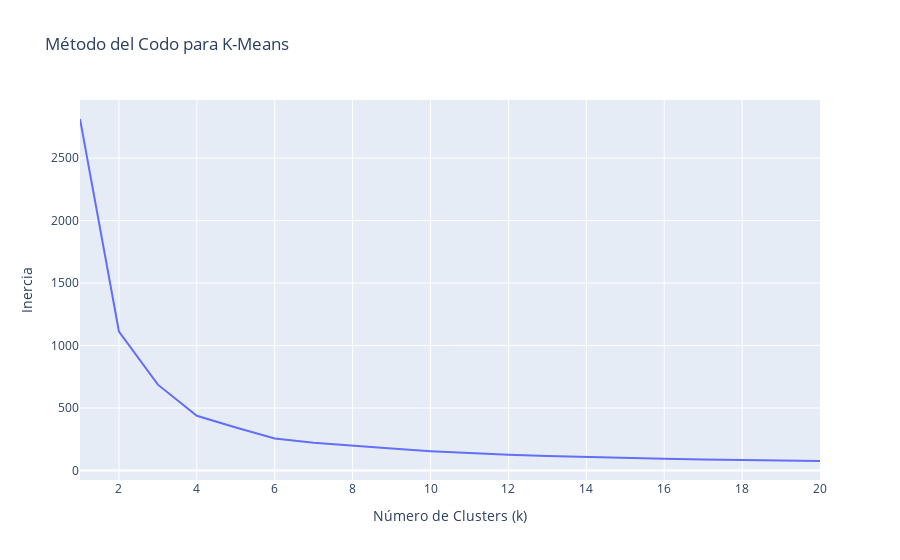

Notebook source saved alongside this figure:
### Markdown cell above
**Respuesta:**

### Code cell
from sklearn.cluster import KMeans
from sklearn.pipeline import Pipeline
import plotly.express as px

# Función para calcular la inercia (suma de las distancias al cuadrado) de K-Means para un rango de k
def calculate_inertia(X, k_range):
    inertias = []
    for k in k_range:
        kmeans = KMeans(n_clusters=k, random_state=0)
        kmeans.fit(X)
        inertias.append(kmeans.inertia_)
    return inertias

# Rango de valores de k que vamos a probar
k_range = range(1, 21)

# Crear un nuevo pipeline para K-Means
kmeans_pipeline = Pipeline([
    ('custom_features', FunctionTransformer(func=custom_features, validate=False)),  # Mantén la transformación custom_features
    ('select_numeric', FunctionTransformer(func=select_numeric_features, validate=False)),  # Selecciona solo las columnas numéricas
    ('minmax_scaler', MinMax()),  # Aplica MinMaxScaler a las columnas numéricas
    ('kmeans', KMeans())
])

# Aplicar el pipeline al DataFrame y calcular la inercia para cada valor de k
inertias = calculate_inertia(kmeans_pipeline.fit_transform(df_retail), k_range)

# Crear un DataFrame para los datos de la inercia
inertia_df = pd.DataFrame({'k': k_range, 'inertia': inertias})

# Graficar la inercia en función de k con Plotly Express
fig = px.line(inertia_df, x='k', y='inertia', title='Método del Codo para K-Means')
fig.update_xaxes(title_text='Número de Clusters (k)')
fig.update_yaxes(title_text='Inercia')
fig.show()

### Figure 1 — Plotly figure (JSON) as saved in the notebook; plotly's stock layout.template omitted (floating-point values rounded to 4 significant figures)
{"data": [{"hovertemplate": "k=%{x}<br>inertia=%{y}<extra></extra>", "legendgroup": "", "line": {"color": "#636efa", "dash": "solid"}, "marker": {"symbol": "circle"}, "mode": "lines", "name": "", "orientation": "v", "showlegend": false, "type": "scatter", "x": [1, 2, 3, 4, 5, 6, 7, 8, 9, 10, 11, 12, 13, 14, 15, 16, 17, 18, 19, 20], "xaxis": "x", "y": [2813.0, 1112.0, 686.7, 437.9, 343.6, 256.2, 221.8, 196.2, 174.9, 154.2, 138.0, 125.5, 116.4, 106.7, 99.26, 93.21, 88.21, 83.95, 79.19, 75.52], "yaxis": "y"}], "layout": {"legend": {"tracegroupgap": 0}, "title": {"text": "Método del Codo para K-Means"}, "xaxis": {"anchor": "y", "domain": [0, 1], "title": {"text": "Número de Clusters (k)"}}, "yaxis": {"anchor": "x", "domain": [0, 1], "title": {"text": "Inercia"}}}}
